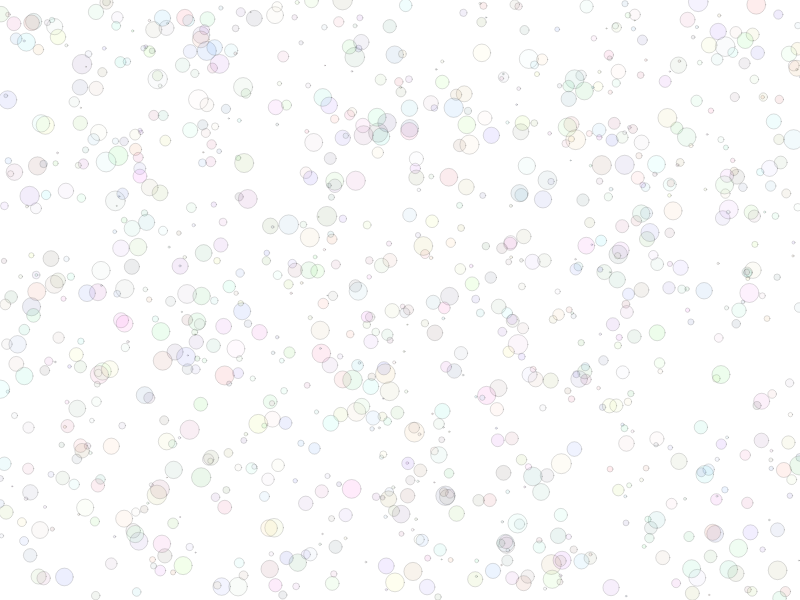
Frame 1 (no input)
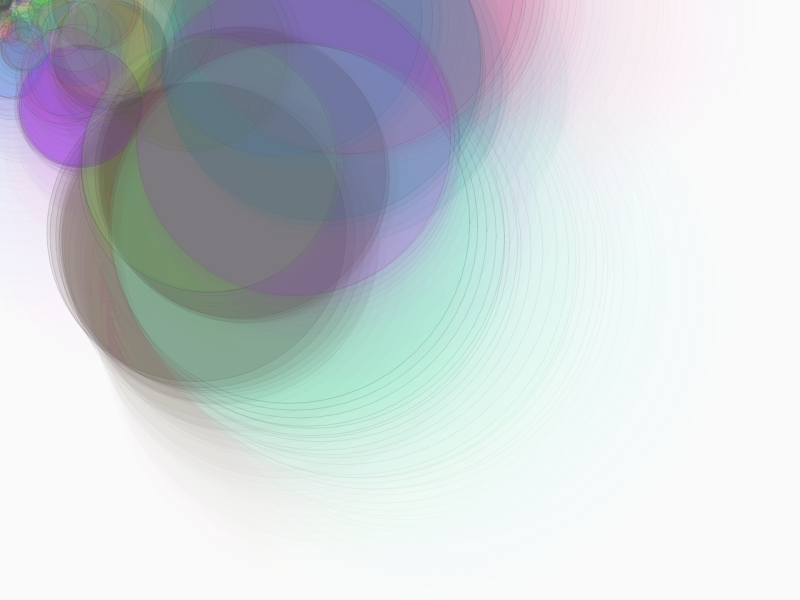
Frame 60 (no input)
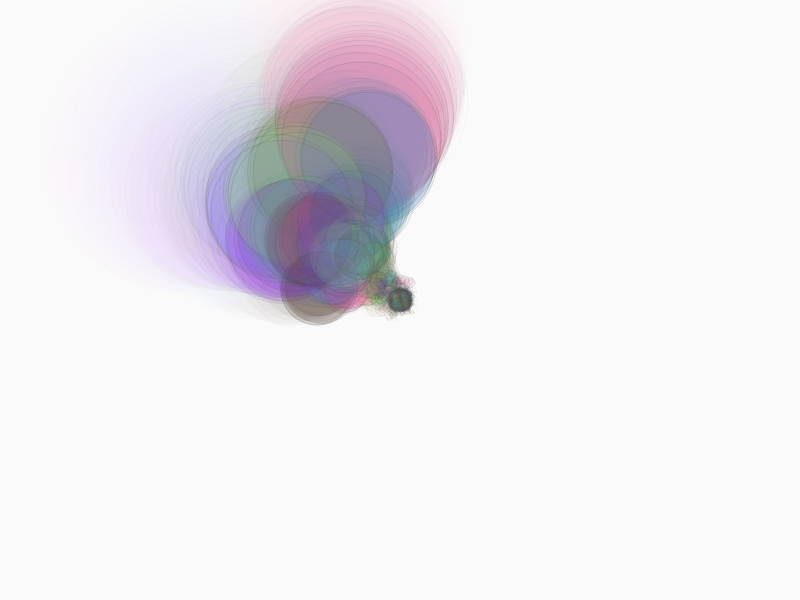
Frame 120 (the mouse pressed at the canvas centre since frame 60)

The p5.js sketch that drew these frames (run headless with seeded random() and noise() and a simulated clock; from frame 60 on, the mouse is pressed at the canvas centre):

// p5.js sketch
// ── sketch.js

var thestuff = new Array(1000); // give me 1000 of these

function setup() {
  createCanvas(800, 600);
  background(255);
  fill(0);
  for(var i =0;i<thestuff.length;i++)
  {
    thestuff[i] = new Circle();
  }
  
}

function draw() {
  background(255, 20);
  // draw everything!!!!!!!:
  for(var i in thestuff) thestuff[i].doit(mouseX, mouseY);
}

function keyPressed() {
  for(var i in thestuff) thestuff[i].reset();
}

// THIS IS A CLASS:
// assign this to a variable and it'll make it an OBJECT
// e.g. var foo = new Circle();
// you can declare any function as an object
var Circle = function()
{
  // these are properties:
  this.x = random(width);
  this.y = random(height);
  this.d = random(1, 20);
  this.dir = 1.;
  this.v = random(0.01, 0.9);
  this.stroke = 90;
  this.r = random(255);
  this.g = random(255);
  this.b = random(255);
  
  // these are methods:
  this.doit = function(_mx, _my)
  {
    stroke(this.stroke, 50);
    fill(this.r, this.g, this.b, 20);

    ellipse(this.x, this.y, this.d, this.d);
    
    var distance = dist(_mx, _my, this.x, this.y);
    this.d = 10-distance;
    var angle = atan2(_my-this.y, _mx-this.x);
    
    this.x += this.dir*this.v*(distance*cos(angle));
    this.y += this.dir*this.v*(distance*sin(angle));
    
    this.x += random(-5, 5);
    this.y += random(-5, 5);
    if(this.dir==1) this.d++; else this.d--;
    if(this.d<1) this.dir=1;
    if(this.d>20) this.dir=-1;
    
    //this.v*=0.9; // damping function
  }
  
  this.reset = function()
  {
    this.x = random(width);
    this.y = random(height);
    this.d = random(1, 20);
    this.dir = 1.;
    this.v = random(0.01, 0.9);
    this.r = random(255);
    this.g = random(255);
    this.b = random(255);
  }
}
